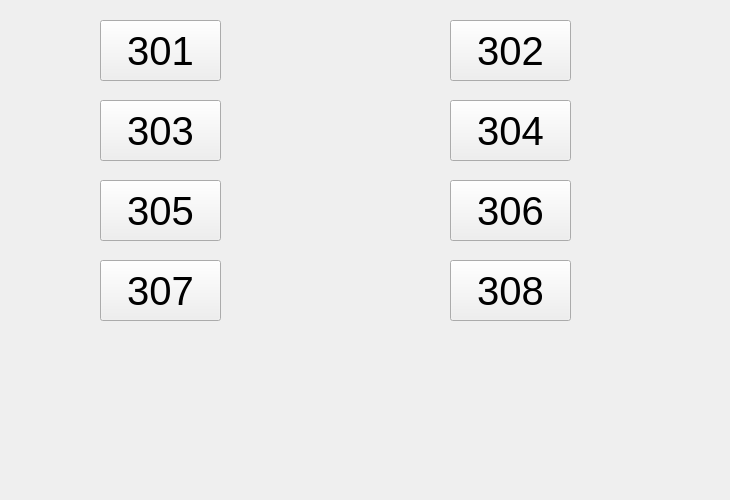
     <widget class="QWidget" name="haohuajian_2">
      <attribute name="title">
       <string>豪华间</string>
      </attribute>
      <widget class="QPushButton" name="hhj_11">
       <property name="geometry">
        <rect>
         <x>100</x>
         <y>20</y>
         <width>121</width>
         <height>61</height>
        </rect>
       </property>
       <property name="font">
        <font>
         <pointsize>30</pointsize>
        </font>
       </property>
       <property name="text">
        <string>301</string>
       </property>
      </widget>
      <widget class="QPushButton" name="hhj_12">
       <property name="geometry">
        <rect>
         <x>450</x>
         <y>20</y>
         <width>121</width>
         <height>61</height>
        </rect>
       </property>
       <property name="font">
        <font>
         <pointsize>30</pointsize>
        </font>
       </property>
       <property name="text">
        <string>302</string>
       </property>
      </widget>
      <widget class="QPushButton" name="hhj_13">
       <property name="geometry">
        <rect>
         <x>100</x>
         <y>100</y>
         <width>121</width>
         <height>61</height>
        </rect>
       </property>
       <property name="font">
        <font>
         <pointsize>30</pointsize>
        </font>
       </property>
       <property name="text">
        <string>303</string>
       </property>
      </widget>
      <widget class="QPushButton" name="hhj_14">
       <property name="geometry">
        <rect>
         <x>450</x>
         <y>100</y>
         <width>121</width>
         <height>61</height>
        </rect>
       </property>
       <property name="font">
        <font>
         <pointsize>30</pointsize>
        </font>
       </property>
       <property name="text">
        <string>304</string>
       </property>
      </widget>
      <widget class="QPushButton" name="hhj_15">
       <property name="geometry">
        <rect>
         <x>100</x>
         <y>180</y>
         <width>121</width>
         <height>61</height>
        </rect>
       </property>
       <property name="font">
        <font>
         <pointsize>30</pointsize>
        </font>
       </property>
       <property name="text">
        <string>305</string>
       </property>
      </widget>
      <widget class="QPushButton" name="hhj_16">
       <property name="geometry">
        <rect>
         <x>450</x>
         <y>180</y>
         <width>121</width>
         <height>61</height>
        </rect>
       </property>
       <property name="font">
        <font>
         <pointsize>30</pointsize>
        </font>
       </property>
       <property name="text">
        <string>306</string>
       </property>
      </widget>
      <widget class="QPushButton" name="hhj_17">
       <property name="geometry">
        <rect>
         <x>100</x>
         <y>260</y>
         <width>121</width>
         <height>61</height>
        </rect>
       </property>
       <property name="font">
        <font>
         <pointsize>30</pointsize>
        </font>
       </property>
       <property name="text">
        <string>307</string>
       </property>
      </widget>
      <widget class="QPushButton" name="hhj_18">
       <property name="geometry">
        <rect>
         <x>450</x>
         <y>260</y>
         <width>121</width>
         <height>61</height>
        </rect>
       </property>
       <property name="font">
        <font>
         <pointsize>30</pointsize>
        </font>
       </property>
       <property name="text">
        <string>308</string>
       </property>
      </widget>
      <widget class="QLabel" name="label_7">
       <property name="geometry">
        <rect>
         <x>0</x>
         <y>0</y>
         <width>721</width>
         <height>491</height>
        </rect>
       </property>
       <property name="styleSheet">
        <string notr="true">border-image: url(:/picture/1.jpg);</string>
       </property>
       <property name="text">
        <string/>
       </property>
      </widget>
      <zorder>label_7</zorder>
      <zorder>hhj_11</zorder>
      <zorder>hhj_12</zorder>
      <zorder>hhj_13</zorder>
      <zorder>hhj_14</zorder>
      <zorder>hhj_15</zorder>
      <zorder>hhj_16</zorder>
      <zorder>hhj_17</zorder>
      <zorder>hhj_18</zorder>
     </widget>
